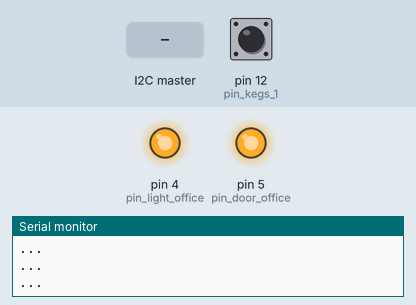
Simulated run of this sketch. Board: Arduino Uno, built with avr-gcc and run on an emulated ATmega328P. Parts: output pins drawn as LEDs (lit = HIGH), the last lines printed to the serial monitor. The test bench sets the inputs (shaded band); at power-on: pin 12 (pin_kegs_1) HIGH.

Above: at 1.2 s.
1.3 s: the I2C master sends the byte 1
At 1.6 s:
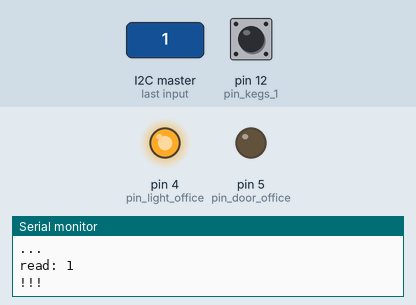
At 6.6 s:
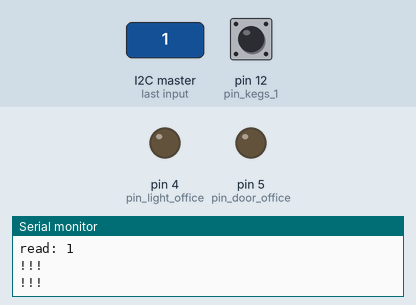
Timing chart, 0 to 8.1 s (numbered marks = the images above; inputs shaded):
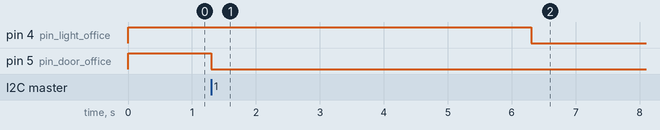

The sketch:

quest_kk_kegi.ino
```cpp
/*
1 2 4 6 - кеги должны быть true
*/

#include <Wire.h> //библиотека i2c
#define SLAVE_ADDRESS 0x08 // ардуино объявлена слейвом

const int pin_kegs_1        = 12; // Кнопки в кегах
const int pin_kegs_2        = 11;
const int pin_kegs_3        = 10;
const int pin_kegs_4        = 9;
const int pin_kegs_5        = 8;
const int pin_kegs_6        = 7;

const int pin_door_office   = 5; // Пин под магнитный замок офиса

const int pin_light_office  = 4; // Пин под освещение кабинета

bool right = 0;

void setup() {

    Serial.begin(9600);

    pinMode(pin_door_office,    OUTPUT);
    pinMode(pin_light_office,   OUTPUT);
    pinMode(pin_kegs_1,         INPUT);
    pinMode(pin_kegs_2,         INPUT);
    pinMode(pin_kegs_3,         INPUT);
    pinMode(pin_kegs_4,         INPUT);
    pinMode(pin_kegs_5,         INPUT);
    pinMode(pin_kegs_6,         INPUT);

    digitalWrite(pin_door_office,  1);
    digitalWrite(pin_light_office, 1);
    Wire.begin(SLAVE_ADDRESS);
    Wire.onReceive(receiveData);
    Wire.onRequest(sendData);
    Serial.println("Ready!");
}

void loop() {

    if(right == 1) { // Если задачку решили

        Serial.println("!!!");
        digitalWrite(pin_door_office,  0); // Открыли дверь
        delay(5000);
        digitalWrite(pin_light_office, 0); // Включили свет

    } else { // Если не решили - проверяем

        if (digitalRead(pin_kegs_1) == LOW
        and digitalRead(pin_kegs_2) == LOW
        and digitalRead(pin_kegs_3) == HIGH
        and digitalRead(pin_kegs_4) == LOW
        and digitalRead(pin_kegs_5) == HIGH
        and digitalRead(pin_kegs_6) == LOW) { // 1 2 4 6 кеги

            Serial.println("GO!");
            right = 1;

        } else { // Неверно

            Serial.println("...");
            delay(100);

        }
    }


}


void receiveData(int byteCount)
{
  while(Wire.available()) {
    right = Wire.read();
    Serial.print("read: ");
    Serial.println(right);
    delay(100);
  }
}

void sendData()
{
  Wire.write(right);
  Serial.print("send: ");
  Serial.println(right);
  delay(100);
}
```

Measured:
- after the input at 1.3 s, pin 4 (pin_light_office): HIGH → LOW after 5.0 s; pin 5 (pin_door_office): HIGH → LOW at once
